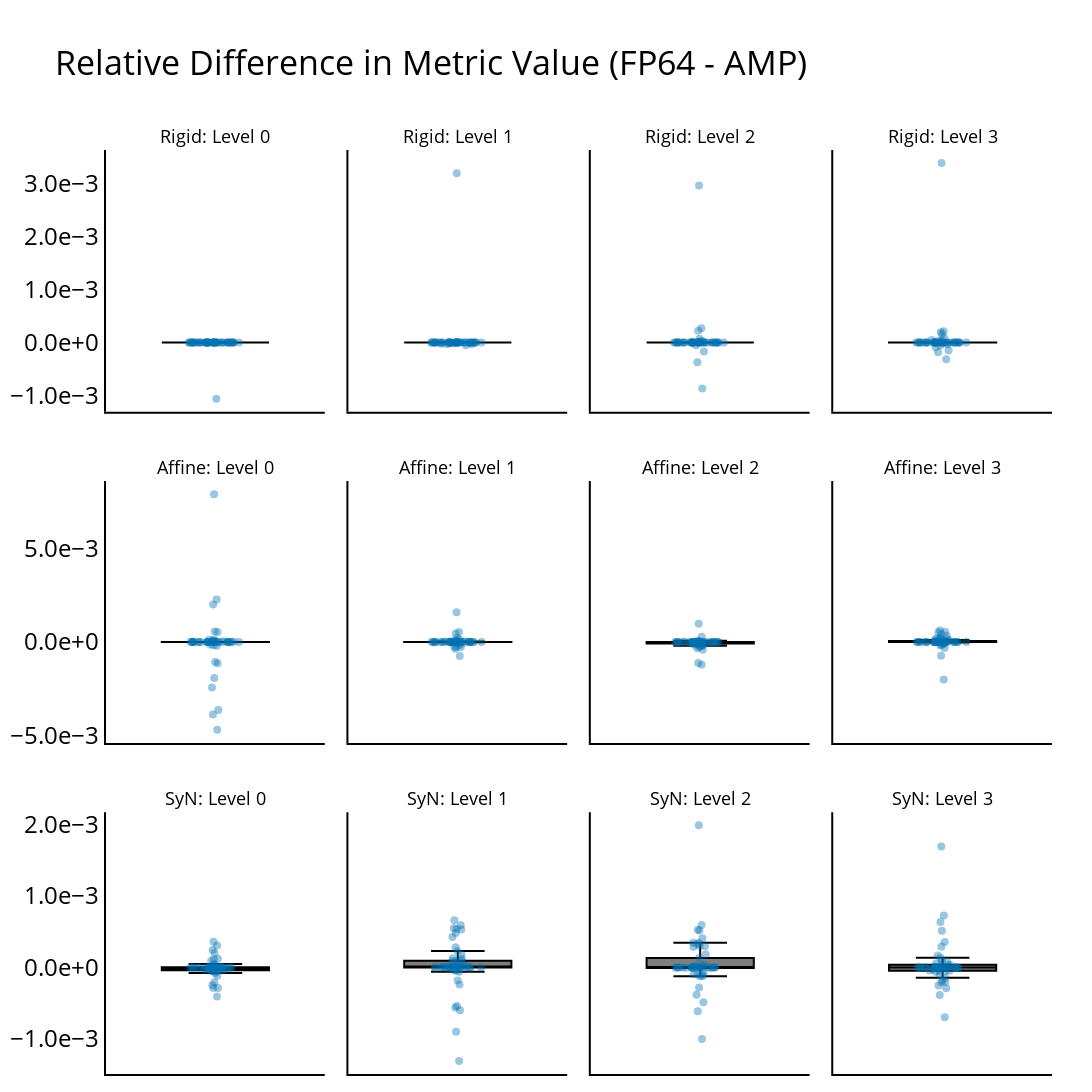

This figure's notebook cell:
### Code cell
plot_rel_diff(
    df_pivot,
    value_col="diff_fp64_amp",
    title="Relative Difference in Metric Value (FP64 - AMP)",
    out_file=FIG_DIR / "rel_diff_fp64_amp.png",
)

### Figure 1 — Plotly figure (JSON) as saved in the notebook; plotly's stock layout.template omitted (floating-point values rounded to 4 significant figures)
{"data": [{"boxpoints": "all", "jitter": 0.5, "line": {"color": "#000000"}, "marker": {"color": "rgba(0, 114, 178, 0.4)", "size": 8}, "name": "", "pointpos": 0, "showlegend": false, "type": "box", "xaxis": "x", "y": [6.037e-10, 0.0, 0.0, 0.0, -3.663e-10, 0.0, -1.157e-11, -0.001061, 0.0, 1.423e-13, 1.857e-12, 0.0, 0.0, 0.0, -1.73e-12, 0.0, -3.123e-11, 0.0, 0.0, 0.0, -2.252e-09, 0.0, 0.0, 0.0, 0.0, 0.0, 0.0, 0.0, 1.955e-12, 7.82e-13, -4.384e-09, 4.946e-13, -3.07e-13, 0.0, 0.0, 0.0, 5.983e-13, 0.0, -5.585e-13, 1.907e-13, 1.751e-13, 0.0, -1.333e-07, 0.0, -3.206e-13, -1.724e-13, 0.0, 2.952e-12, 0.0, 0.0], "yaxis": "y"}, {"boxpoints": "all", "jitter": 0.5, "line": {"color": "#000000"}, "marker": {"color": "rgba(0, 114, 178, 0.4)", "size": 8}, "name": "", "pointpos": 0, "showlegend": false, "type": "box", "xaxis": "x2", "y": [-1.001e-09, 4.506e-13, -4.437e-09, 0.0, -3.152e-05, 3.694e-09, -7.884e-11, -4.94e-05, -9.144e-10, 8.749e-12, 2.777e-11, 0.0, 0.0, 1.611e-11, -1.312e-12, 1.23e-12, 1.518e-08, -2.838e-09, -9.486e-13, 0.0, -2.004e-05, -2.099e-13, 0.0, 0.0, 3.85e-13, 0.0, 0.0, 0.0, -1.23e-11, -3.508e-12, -4.737e-06, -2.663e-05, 4.932e-06, -1.832e-13, 3.002e-12, -5.648e-13, 3.692e-08, -1.281e-09, 0.0, -2.431e-13, 0.0, 0.0, 0.003195, -4.619e-12, 6.672e-12, 1.726e-12, -1.948e-13, 3.469e-11, -2.314e-05, 0.0], "yaxis": "y2"}, {"boxpoints": "all", "jitter": 0.5, "line": {"color": "#000000"}, "marker": {"color": "rgba(0, 114, 178, 0.4)", "size": 8}, "name": "", "pointpos": 0, "showlegend": false, "type": "box", "xaxis": "x3", "y": [-0.0001682, 5.187e-13, 5.894e-06, -2.909e-11, 3.085e-05, 1.894e-06, 1.154e-12, -0.0003706, 0.0002234, 5.139e-12, 5.561e-11, 0.0, 9.387e-11, -1.247e-11, 1.531e-11, 1.173e-12, 1.147e-06, 1.314e-09, 2.172e-13, 2.831e-13, 4.398e-06, 0.0, 0.0, 0.0, -4.443e-13, 0.0, 0.0, 0.0, -1.443e-10, -1.642e-10, 1.386e-05, -5.397e-05, 7.043e-05, 0.0, 1.087e-11, -5.42e-11, 3.703e-06, 0.002967, 0.0, 2.798e-13, 2.516e-13, 0.0, 0.0002685, -6.449e-12, 5.989e-12, -1.982e-11, 1.127e-12, -0.0008662, 9.833e-07, 0.0], "yaxis": "y3"}, {"boxpoints": "all", "jitter": 0.5, "line": {"color": "#000000"}, "marker": {"color": "rgba(0, 114, 178, 0.4)", "size": 8}, "name": "", "pointpos": 0, "showlegend": false, "type": "box", "xaxis": "x4", "y": [-0.0003153, 2.795e-13, 0.0001933, -1.061e-10, -5.861e-05, 0.0002139, -1.06e-12, -3.547e-06, 0.003388, 6.785e-12, -9.671e-07, 8.726e-13, 4.867e-05, 1.082e-10, -1.275e-11, 1.777e-12, 2.743e-05, -2.348e-07, -3.081e-12, -6.094e-13, -0.0001819, 0.0, 0.0, -1.424e-11, -7.867e-08, 6.206e-07, 0.0, 0.0, -4.301e-07, -1.759e-09, -3.107e-05, -0.0001493, -8.987e-05, 2.252e-11, 9.451e-12, -2.496e-11, -2.627e-06, -1.825e-06, -2.13e-13, 0.0, 5.456e-13, -1.818e-10, 8.73e-05, 2.947e-08, 8.621e-08, -1.13e-10, 4.929e-13, 0.0001627, 4.577e-05, 0.0], "yaxis": "y4"}, {"boxpoints": "all", "jitter": 0.5, "line": {"color": "#000000"}, "marker": {"color": "rgba(0, 114, 178, 0.4)", "size": 8}, "name": "", "pointpos": 0, "showlegend": false, "type": "box", "xaxis": "x5", "y": [-0.00108, 3.117e-12, 5.103e-05, 1.376e-05, -0.0002059, 0.0005577, -7.213e-12, 3.172e-05, 0.0001212, 9.712e-11, 0.0001275, 2.44e-11, -9.243e-06, -4.923e-09, 1.355e-07, -5.564e-11, 0.002281, 1.391e-06, 7.865e-09, 1.402e-12, 0.007925, 0.0, -3.739e-10, -1.972e-07, 0.002011, 6.322e-05, 3.577e-11, -3.031e-11, -0.004713, -1.745e-07, -0.001929, -0.002448, -0.0001809, -2.709e-10, -3.415e-10, 6.699e-08, -0.001139, 9.939e-06, -1.839e-10, 9.379e-10, -1.158e-09, -0.0001337, 0.0005271, -8.163e-07, -3.619e-09, -6.948e-08, -9.447e-11, -0.003654, -0.003886, -1.539e-10], "yaxis": "y5"}, {"boxpoints": "all", "jitter": 0.5, "line": {"color": "#000000"}, "marker": {"color": "rgba(0, 114, 178, 0.4)", "size": 8}, "name": "", "pointpos": 0, "showlegend": false, "type": "box", "xaxis": "x6", "y": [-8.509e-06, 8.153e-13, -0.0002535, 3.392e-06, 7.906e-05, 2.965e-05, 3.469e-12, 1.53e-06, 0.0005281, -6.923e-11, 3.574e-07, -2.907e-10, -1.048e-05, 2.197e-10, 3.22e-05, 1.567e-10, 5.62e-05, -1.004e-05, -1.332e-05, -3.549e-11, 3.951e-05, -1.636e-11, -1.371e-10, 4.937e-07, -1.822e-05, -4.599e-05, 8.747e-11, -2.148e-12, -0.0003693, -5.188e-05, 0.001589, 3.896e-06, 0.0004506, 3.092e-10, -2.249e-10, -7.699e-08, 0.000206, 4.798e-07, -3.849e-12, 6.652e-10, 3.925e-10, 1.89e-05, -0.0007497, -0.0001457, -0.0002752, -1.387e-09, 2.373e-12, 0.0001316, -0.0002627, -3.147e-09], "yaxis": "y6"}, {"boxpoints": "all", "jitter": 0.5, "line": {"color": "#000000"}, "marker": {"color": "rgba(0, 114, 178, 0.4)", "size": 8}, "name": "", "pointpos": 0, "showlegend": false, "type": "box", "xaxis": "x7", "y": [-5.957e-05, 3.026e-12, 0.0002841, -1.434e-06, -0.0004126, -6.638e-05, -4.231e-12, 1.545e-06, -0.0001427, -1.16e-09, 3.939e-06, 3.359e-08, -3.699e-08, 1.238e-10, 1.755e-06, 7.979e-11, 3.881e-05, 8.224e-06, -2.222e-07, 1.506e-07, -0.001217, 1.139e-12, -2.472e-06, 3.033e-06, -8.787e-05, -1.059e-05, -2.018e-12, -1.819e-06, -0.0001671, -0.000117, -0.000333, 6.085e-05, 0.0009694, 4.462e-11, 1.165e-08, 7.14e-09, -0.0002732, -1.674e-06, 5.064e-10, 4.385e-10, -2.556e-09, -2.765e-06, -0.000222, -0.0001389, -0.0002057, -2.024e-09, 4.642e-09, -0.001131, -0.0001912, -1.786e-09], "yaxis": "y7"}, {"boxpoints": "all", "jitter": 0.5, "line": {"color": "#000000"}, "marker": {"color": "rgba(0, 114, 178, 0.4)", "size": 8}, "name": "", "pointpos": 0, "showlegend": false, "type": "box", "xaxis": "x8", "y": [0.0005243, 7.178e-12, 0.0002018, -3.452e-05, 0.0005418, 0.0003359, 6.827e-12, -1.625e-06, 0.0001452, -2.248e-10, 5.226e-05, 2.015e-06, -1.177e-06, -5.003e-07, 5.603e-05, -2.62e-07, -0.0001489, 0.0001631, 2.305e-05, 2.875e-08, -0.0001854, 7.152e-12, -1.914e-07, -3.138e-06, 6.28e-05, -2.697e-05, -3.584e-12, -6.299e-10, -0.0007416, 9.81e-05, -0.002011, -1.371e-05, -0.0003203, 5.942e-07, 3.431e-06, -1.585e-06, -9.141e-05, -2.25e-06, 5.412e-07, -2.521e-07, 4.365e-07, -2.258e-06, -9.795e-05, 0.0004287, 0.0006161, 5.729e-11, 2.447e-06, 0.0002312, 0.0001713, -1.028e-09], "yaxis": "y8"}, {"boxpoints": "all", "jitter": 0.5, "line": {"color": "#000000"}, "marker": {"color": "rgba(0, 114, 178, 0.4)", "size": 8}, "name": "", "pointpos": 0, "showlegend": false, "type": "box", "xaxis": "x9", "y": [0.0003053, -1.212e-11, -0.0002861, 2.876e-05, 0.0001154, 0.000201, 2.877e-12, 6.545e-06, 9.368e-05, -2.549e-10, -3.324e-05, 6.046e-07, 2.17e-06, -8.067e-10, -4.525e-05, -1.596e-08, -1.918e-05, -0.0002506, -5.065e-05, 4.207e-11, -4.548e-05, 9.846e-12, -7.743e-05, -3.717e-06, -3.927e-05, -5.29e-05, -2.968e-11, 5.223e-11, -0.0002072, 5.44e-06, 0.0001217, -2.577e-05, -5.287e-05, 2.436e-07, 1.061e-06, -6.081e-06, -0.0004066, -1.312e-05, -6.527e-10, -9.017e-10, 1.286e-09, -1.392e-05, 0.0003595, 4.87e-05, -0.0001161, 2.134e-10, -6.576e-07, -0.0002869, 0.0002442, 4.918e-09], "yaxis": "y9"}, {"boxpoints": "all", "jitter": 0.5, "line": {"color": "#000000"}, "marker": {"color": "rgba(0, 114, 178, 0.4)", "size": 8}, "name": "", "pointpos": 0, "showlegend": false, "type": "box", "xaxis": "x10", "y": [0.0004237, -3.621e-11, -0.0005995, 1.172e-05, 0.0005293, 0.0005901, 5.525e-11, 2.421e-05, -5.913e-05, -2.234e-09, 8.929e-05, -2.033e-05, 1.82e-05, 3.172e-09, 0.0002802, -3.008e-07, -0.0002385, 0.0001213, 0.0001813, 5.786e-10, 9.166e-05, -1.269e-12, 1.616e-05, -3.776e-05, 0.0001269, -0.0001843, -9.368e-11, 1.063e-08, -0.0008998, 0.000548, -0.001306, -5.097e-05, -0.0005405, 1.133e-07, 5.194e-06, 6.294e-05, -0.0005596, -9.887e-06, -7.723e-10, -6.841e-09, 1.521e-08, 3.078e-07, 8.862e-05, 0.0004806, 0.0002277, 1.285e-08, 8.765e-07, 0.0005363, 0.0006584, -8.425e-09], "yaxis": "y10"}, {"boxpoints": "all", "jitter": 0.5, "line": {"color": "#000000"}, "marker": {"color": "rgba(0, 114, 178, 0.4)", "size": 8}, "name": "", "pointpos": 0, "showlegend": false, "type": "box", "xaxis": "x11", "y": [0.0003454, -1.015e-11, -0.0002797, -1.2e-05, 0.0001819, 0.0005264, 2.017e-11, 1.51e-05, -0.0001252, -8.223e-10, -0.0001013, -6.7e-06, 1.29e-05, 1.294e-09, 0.0004054, -2.338e-08, -7.782e-05, 0.0002939, 0.0005924, 5.867e-10, 0.0002887, -6.816e-12, -9.764e-05, 6.209e-06, 0.0005158, -9.687e-05, 4.185e-12, 1.369e-09, -0.001001, 0.001984, -0.0006129, -7.786e-06, -0.0004866, 5.513e-08, 1.012e-06, 3.593e-05, -0.0003808, -0.0001254, -2.425e-10, -4.421e-09, 4.409e-09, -2.302e-07, 0.0001326, 0.0003017, 1.999e-05, 3.449e-09, 1.433e-06, 0.0003428, 0.0003267, 4.902e-11], "yaxis": "y11"}, {"boxpoints": "all", "jitter": 0.5, "line": {"color": "#000000"}, "marker": {"color": "rgba(0, 114, 178, 0.4)", "size": 8}, "name": "", "pointpos": 0, "showlegend": false, "type": "box", "xaxis": "x12", "y": [0.0001336, 1.348e-11, -0.0002059, 1.74e-05, 3.614e-05, -6.027e-05, -2.344e-11, 6.175e-06, -5.385e-05, 3.262e-11, -0.0002029, -4.381e-05, 4.774e-06, -1.352e-09, 0.0006338, -1.299e-07, -0.0002912, 8.907e-05, 0.0003529, 3.115e-10, -4.656e-05, -5.564e-12, 3.684e-05, -0.0001844, 0.000725, -0.0001451, 5.206e-11, 1.753e-09, -0.0003858, 0.001688, -0.0006956, -4.763e-05, -0.0002512, 1.936e-08, 5.367e-05, 5.726e-06, -1.361e-05, -9.814e-05, 1.228e-09, -1.784e-09, -4.187e-09, -6.678e-06, 0.0001678, 0.0005118, -2.094e-05, -1.542e-09, 4.469e-07, 8.156e-05, 0.000287, 2.524e-09], "yaxis": "y12"}], "layout": {"annotations": [{"font": {"size": 18}, "showarrow": false, "text": "Rigid: Level 0", "x": 0.1156, "xanchor": "center", "xref": "paper", "y": 1, "yanchor": "bottom", "yref": "paper"}, {"font": {"size": 18}, "showarrow": false, "text": "Rigid: Level 1", "x": 0.3719, "xanchor": "center", "xref": "paper", "y": 1, "yanchor": "bottom", "yref": "paper"}, {"font": {"size": 18}, "showarrow": false, "text": "Rigid: Level 2", "x": 0.6281, "xanchor": "center", "xref": "paper", "y": 1, "yanchor": "bottom", "yref": "paper"}, {"font": {"size": 18}, "showarrow": false, "text": "Rigid: Level 3", "x": 0.8844, "xanchor": "center", "xref": "paper", "y": 1, "yanchor": "bottom", "yref": "paper"}, {"font": {"size": 18}, "showarrow": false, "text": "Affine: Level 0", "x": 0.1156, "xanchor": "center", "xref": "paper", "y": 0.6417, "yanchor": "bottom", "yref": "paper"}, {"font": {"size": 18}, "showarrow": false, "text": "Affine: Level 1", "x": 0.3719, "xanchor": "center", "xref": "paper", "y": 0.6417, "yanchor": "bottom", "yref": "paper"}, {"font": {"size": 18}, "showarrow": false, "text": "Affine: Level 2", "x": 0.6281, "xanchor": "center", "xref": "paper", "y": 0.6417, "yanchor": "bottom", "yref": "paper"}, {"font": {"size": 18}, "showarrow": false, "text": "Affine: Level 3", "x": 0.8844, "xanchor": "center", "xref": "paper", "y": 0.6417, "yanchor": "bottom", "yref": "paper"}, {"font": {"size": 18}, "showarrow": false, "text": "SyN: Level 0", "x": 0.1156, "xanchor": "center", "xref": "paper", "y": 0.2833, "yanchor": "bottom", "yref": "paper"}, {"font": {"size": 18}, "showarrow": false, "text": "SyN: Level 1", "x": 0.3719, "xanchor": "center", "xref": "paper", "y": 0.2833, "yanchor": "bottom", "yref": "paper"}, {"font": {"size": 18}, "showarrow": false, "text": "SyN: Level 2", "x": 0.6281, "xanchor": "center", "xref": "paper", "y": 0.2833, "yanchor": "bottom", "yref": "paper"}, {"font": {"size": 18}, "showarrow": false, "text": "SyN: Level 3", "x": 0.8844, "xanchor": "center", "xref": "paper", "y": 0.2833, "yanchor": "bottom", "yref": "paper"}], "font": {"color": "black", "size": 24}, "height": 1200, "legend": {"orientation": "h", "traceorder": "normal", "x": 0, "xanchor": "left", "y": 1.025, "yanchor": "bottom"}, "margin": {"b": 10, "l": 10, "r": 40, "t": 150}, "plot_bgcolor": "white", "showlegend": true, "title": {"text": "Relative Difference in Metric Value (FP64 - AMP)"}, "width": 1200, "xaxis": {"anchor": "y", "domain": [0, 0.2313], "linecolor": "black", "linewidth": 2, "showline": true}, "xaxis10": {"anchor": "y10", "domain": [0.2563, 0.4875], "linecolor": "black", "linewidth": 2, "showline": true}, "xaxis11": {"anchor": "y11", "domain": [0.5125, 0.7438], "linecolor": "black", "linewidth": 2, "showline": true}, "xaxis12": {"anchor": "y12", "domain": [0.7688, 1], "linecolor": "black", "linewidth": 2, "showline": true}, "xaxis2": {"anchor": "y2", "domain": [0.2563, 0.4875], "linecolor": "black", "linewidth": 2, "showline": true}, "xaxis3": {"anchor": "y3", "domain": [0.5125, 0.7438], "linecolor": "black", "linewidth": 2, "showline": true}, "xaxis4": {"anchor": "y4", "domain": [0.7688, 1], "linecolor": "black", "linewidth": 2, "showline": true}, "xaxis5": {"anchor": "y5", "domain": [0, 0.2313], "linecolor": "black", "linewidth": 2, "showline": true}, "xaxis6": {"anchor": "y6", "domain": [0.2563, 0.4875], "linecolor": "black", "linewidth": 2, "showline": true}, "xaxis7": {"anchor": "y7", "domain": [0.5125, 0.7438], "linecolor": "black", "linewidth": 2, "showline": true}, "xaxis8": {"anchor": "y8", "domain": [0.7688, 1], "linecolor": "black", "linewidth": 2, "showline": true}, "xaxis9": {"anchor": "y9", "domain": [0, 0.2313], "linecolor": "black", "linewidth": 2, "showline": true}, "yaxis": {"anchor": "x", "domain": [0.7167, 1], "linecolor": "black", "linewidth": 2, "nticks": 5, "rangemode": "tozero", "showline": true, "tickformat": ".1e"}, "yaxis10": {"anchor": "x10", "domain": [0, 0.2833], "linecolor": "black", "linewidth": 2, "matches": "y9", "nticks": 5, "rangemode": "tozero", "showline": true, "showticklabels": false, "tickformat": ".1e"}, "yaxis11": {"anchor": "x11", "domain": [0, 0.2833], "linecolor": "black", "linewidth": 2, "matches": "y9", "nticks": 5, "rangemode": "tozero", "showline": true, "showticklabels": false, "tickformat": ".1e"}, "yaxis12": {"anchor": "x12", "domain": [0, 0.2833], "linecolor": "black", "linewidth": 2, "matches": "y9", "nticks": 5, "rangemode": "tozero", "showline": true, "showticklabels": false, "tickformat": ".1e"}, "yaxis2": {"anchor": "x2", "domain": [0.7167, 1], "linecolor": "black", "linewidth": 2, "matches": "y", "nticks": 5, "rangemode": "tozero", "showline": true, "showticklabels": false, "tickformat": ".1e"}, "yaxis3": {"anchor": "x3", "domain": [0.7167, 1], "linecolor": "black", "linewidth": 2, "matches": "y", "nticks": 5, "rangemode": "tozero", "showline": true, "showticklabels": false, "tickformat": ".1e"}, "yaxis4": {"anchor": "x4", "domain": [0.7167, 1], "linecolor": "black", "linewidth": 2, "matches": "y", "nticks": 5, "rangemode": "tozero", "showline": true, "showticklabels": false, "tickformat": ".1e"}, "yaxis5": {"anchor": "x5", "domain": [0.3583, 0.6417], "linecolor": "black", "linewidth": 2, "nticks": 5, "rangemode": "tozero", "showline": true, "tickformat": ".1e"}, "yaxis6": {"anchor": "x6", "domain": [0.3583, 0.6417], "linecolor": "black", "linewidth": 2, "matches": "y5", "nticks": 5, "rangemode": "tozero", "showline": true, "showticklabels": false, "tickformat": ".1e"}, "yaxis7": {"anchor": "x7", "domain": [0.3583, 0.6417], "linecolor": "black", "linewidth": 2, "matches": "y5", "nticks": 5, "rangemode": "tozero", "showline": true, "showticklabels": false, "tickformat": ".1e"}, "yaxis8": {"anchor": "x8", "domain": [0.3583, 0.6417], "linecolor": "black", "linewidth": 2, "matches": "y5", "nticks": 5, "rangemode": "tozero", "showline": true, "showticklabels": false, "tickformat": ".1e"}, "yaxis9": {"anchor": "x9", "domain": [0, 0.2833], "linecolor": "black", "linewidth": 2, "nticks": 5, "rangemode": "tozero", "showline": true, "tickformat": ".1e"}}}
